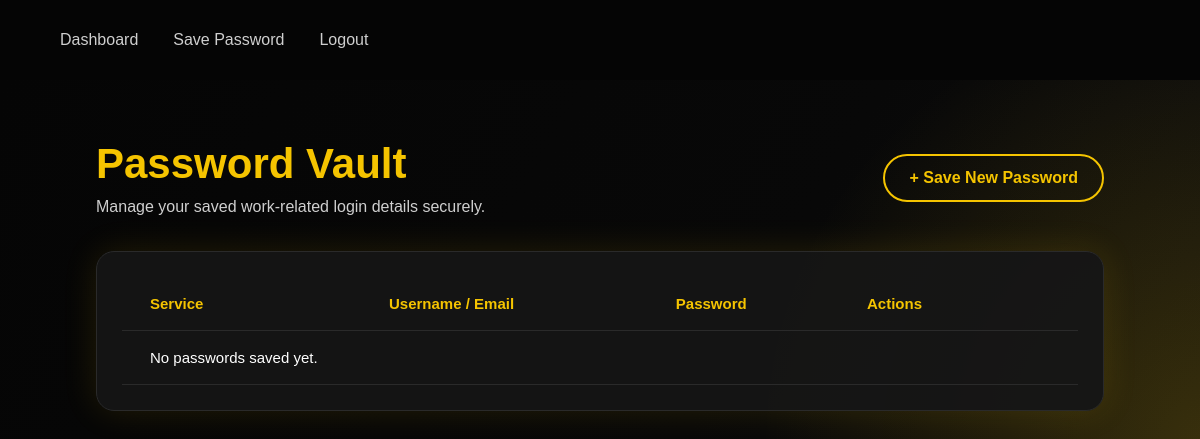
The page /dashboard (signed in) on the database as committed earlier.
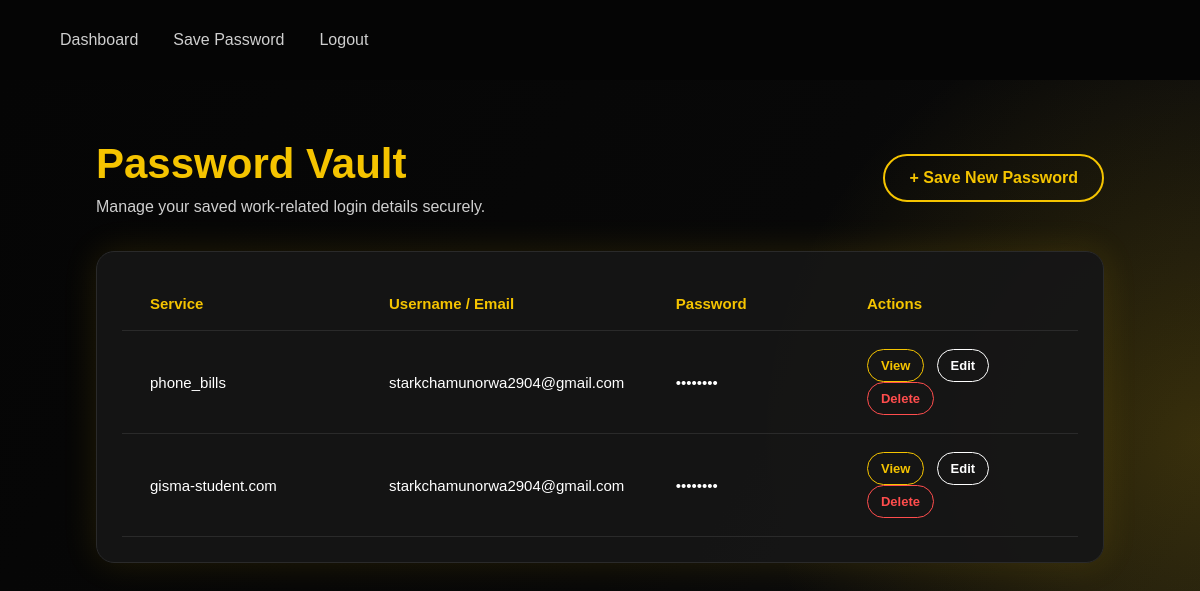
The same page on the database as committed later.
### tables this page shows
CREATE TABLE saved_passwords (
            id INTEGER PRIMARY KEY AUTOINCREMENT,
            user_id INTEGER NOT NULL,
            service_name TEXT NOT NULL,
            username TEXT NOT NULL,
            encrypted_password TEXT NOT NULL,
            notes TEXT,
            FOREIGN KEY (user_id) REFERENCES users(id)
        );

### app.py (the view)
@app.route("/dashboard")
def dashboard():
    if "user_id" not in session:
        return redirect("/login")
    connection = get_db_connection()
    passwords = connection.execute(
        """
        SELECT * FROM saved_passwords
        WHERE user_id = ?
        ORDER BY id DESC
        """,
        (session["user_id"],)
    ).fetchall()
    connection.close()
    return render_template("dashboard.html", passwords=passwords)

### app.py (called while the page is built)
def get_db_connection():
    connection = sqlite3.connect("password_manager.db")
    connection.row_factory = sqlite3.Row
    connection.execute("PRAGMA foreign_keys = ON") # PRAGMA statement enforce relations between tables
    return connection

### templates/dashboard.html (shortened to what this page needs)
<!DOCTYPE html>
<html lang="en">
<head>
   <link rel="stylesheet" href="{{ url_for('static', filename='style.css') }}">
</head>
<body>
    <nav class = "navbar">
        <div class ="nav-links">
           <a href="/dashboard">Dashboard</a>
           <a href="/save-password">Save Password</a>
           <a href="/logout">Logout</a>
        </div>
    </nav>
    <section class = "dashboard-page">
        <div class="dashboard-header">
            <div>
                <h1>Password Vault</h1>
                <p>Manage your saved work-related login details securely.</p>
            </div>
            <a href="/save-password" class="btn-add"> + Save New Password</a>
        </div>
        <div class="vault-card">
            <table class="vault-table">
                <thead>
                    <tr>
                        <th>Service</th>
                        <th>Username / Email</th>
                        <th>Password</th>
                        <th>Actions</th>
                    </tr>
                </thead>
                <tbody>
                   {% for password in passwords %}
                    <tr>
                        <td>{{ password["service_name"] }}</td>
                        <td>{{ password["username"] }}</td>
                        <td>••••••••</td>
                        <td>
                            <a href="/view-password/{{ password['id'] }}" class="action-btn view">View</a>
                            <a href="/edit-password/{{ password['id'] }}" class="action-btn edit">Edit</a>
                            <a href="/delete-password/{{ password['id'] }}" class="action-btn delete">Delete</a>
                        </td>
                    </tr>
                   {% else %}
                    <tr>
                         <td colspan="4">No passwords saved yet.</td>
                    </tr>
                   {% endfor %}
                </tbody>
            </table>
        </div>
    </section>
</body>
</html>

### static/style.css (style rules this page uses)
* { margin: 0; padding: 0; box-sizing: border-box; font-family: Arial, Helvetica, sans-serif; }
:root { --black: #050505; --dark-gray: #111111; --card-dark: #161616; --yellow: #f5c400; --yellow-soft: #d4aa00; --white: #ffffff; --light-gray: #cfcfcf; --border-dark: #2a2a2a; }
body { background: var(--black); color: var(--white) }
.navbar { height: 80px; padding: 0 5%; display: flex; justify-content: space-between; align-items: center; }
.nav-links { display: flex; flex-direction: row; align-items: center; gap: 35px; }
.nav-links a { color: var(--light-gray); text-decoration: none; font-size: 16px; font-weight: 500; }
.dashboard-page { min-height: calc(100vh - 80px); padding: 60px 8%; background: radial-gradient(circle at right, rgba(245,196,0,0.18), transparent 35%), linear-gradient(120deg, #050505 0%, #080808 55%, #111111 100%); }
.dashboard-header { display: flex; justify-content: space-between; align-items: center; margin-bottom: 35px; }
.dashboard-header h1 { font-size: 42px; color: var(--yellow); margin-bottom:10px; }
.dashboard-header p { color: var(--light-gray); font-size: 16px; }
.btn-add { padding: 13px 24px; border: 2px solid var(--yellow); border-radius: 25px; color: var(--yellow ); text-decoration: none; font-weight: bold; transition: 0.3s ease; }
.vault-card { background: rgba(22,22,22,0.95); border: 1px solid var(--border-dark); border-radius: 18px; padding: 25px; box-shadow: 0 0 35px rgba(245,196,0,0.12); overflow-x: auto; }
.vault-table { width:100%; border-collapse: collapse; table-layout: fixed; min-width: 700px; }
.vault-table th:nth-child(1), .vault-table td:nth-child(1) { width: 25%; }
.vault-table th:nth-child(2), .vault-table td:nth-child(2) { width: 30%; }
.vault-table th:nth-child(3), .vault-table td:nth-child(3) { width: 20%; }
.vault-table th:nth-child(4), .vault-table td:nth-child(4) { width: 25%; }
.vault-table th { text-align: left; padding: 18px 28px; color: var(--yellow); border-bottom: 1px solid var(--border-dark); font-size: 15px; }
.vault-table td { padding: 18px 28px; color: var(--white); border-bottom: 1px solid var(--border-dark); font-size: 15px; }
.action-btn { display: inline-block; margin-right: 8px; padding: 8px 13px; border-radius: 20px; text-decoration: none; font-size: 13px; font-weight: bold; text-align: center; }
.action-btn.view { color: var(--yellow); border: 1px solid var(--yellow) }
.action-btn.edit { color: #ffffff; border: 1px solid #ffffff; }
.action-btn.delete { color: #ff4d4d; border: 1px solid #ff4d4d; }

Rows that differ between the two databases and show on the page:
added saved_passwords: service_name "phone_bills", username "starkchamunorwa2904@gmail.com"
added saved_passwords: service_name "gisma-student.com", username "starkchamunorwa2904@gmail.com"
Other text that changed with them:
text no longer shown: "No passwords saved yet."
